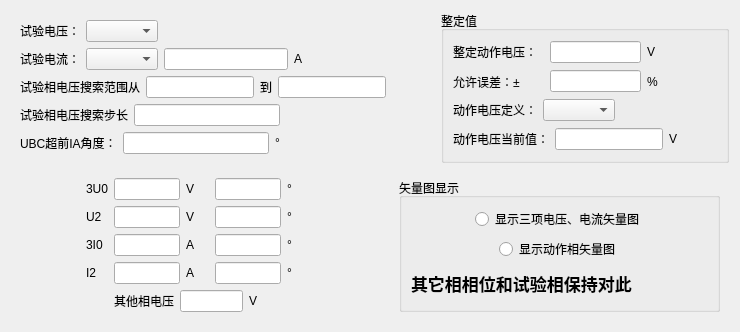
       <widget class="QWidget" name="tab_cdy">
        <attribute name="title">
         <string>测电压</string>
        </attribute>
        <layout class="QVBoxLayout" name="verticalLayout_21">
         <item>
          <layout class="QHBoxLayout" name="horizontalLayout_49">
           <item>
            <widget class="QWidget" name="widget_7" native="true">
             <layout class="QVBoxLayout" name="verticalLayout_16">
              <item>
               <layout class="QHBoxLayout" name="horizontalLayout_50">
                <item>
                 <widget class="QLabel" name="label_73">
                  <property name="text">
                   <string>试验电压：</string>
                  </property>
                 </widget>
                </item>
                <item>
                 <widget class="QComboBox" name="comboBox_9"/>
                </item>
                <item>
                 <spacer name="horizontalSpacer_71">
                  <property name="orientation">
                   <enum>Qt::Horizontal</enum>
                  </property>
                  <property name="sizeHint" stdset="0">
                   <size>
                    <width>40</width>
                    <height>20</height>
                   </size>
                  </property>
                 </spacer>
                </item>
               </layout>
              </item>
              <item>
               <layout class="QHBoxLayout" name="horizontalLayout_51">
                <item>
                 <widget class="QLabel" name="label_75">
                  <property name="text">
                   <string>试验电流：</string>
                  </property>
                 </widget>
                </item>
                <item>
                 <widget class="QComboBox" name="comboBox_10"/>
                </item>
                <item>
                 <widget class="QLineEdit" name="lineEdit_59"/>
                </item>
                <item>
                 <widget class="QLabel" name="label_76">
                  <property name="text">
                   <string>A</string>
                  </property>
                 </widget>
                </item>
                <item>
                 <spacer name="horizontalSpacer_49">
                  <property name="orientation">
                   <enum>Qt::Horizontal</enum>
                  </property>
                  <property name="sizeHint" stdset="0">
                   <size>
                    <width>40</width>
                    <height>20</height>
                   </size>
                  </property>
                 </spacer>
                </item>
               </layout>
              </item>
              <item>
               <layout class="QHBoxLayout" name="horizontalLayout_53">
                <item>
                 <widget class="QLabel" name="label_77">
                  <property name="text">
                   <string>试验相电压搜索范围从</string>
                  </property>
                 </widget>
                </item>
                <item>
                 <widget class="QLineEdit" name="lineEdit_43"/>
                </item>
                <item>
                 <widget class="QLabel" name="label_78">
                  <property name="text">
                   <string>到</string>
                  </property>
                 </widget>
                </item>
                <item>
                 <widget class="QLineEdit" name="lineEdit_44"/>
                </item>
                <item>
                 <spacer name="horizontalSpacer_50">
                  <property name="orientation">
                   <enum>Qt::Horizontal</enum>
                  </property>
                  <property name="sizeHint" stdset="0">
                   <size>
                    <width>40</width>
                    <height>20</height>
                   </size>
                  </property>
                 </spacer>
                </item>
               </layout>
              </item>
              <item>
               <layout class="QHBoxLayout" name="horizontalLayout_54">
                <item>
                 <widget class="QLabel" name="label_82">
                  <property name="text">
                   <string>试验相电压搜索步长</string>
                  </property>
                 </widget>
                </item>
                <item>
                 <widget class="QLineEdit" name="lineEdit_45"/>
                </item>
                <item>
                 <spacer name="horizontalSpacer_51">
                  <property name="orientation">
                   <enum>Qt::Horizontal</enum>
                  </property>
                  <property name="sizeHint" stdset="0">
                   <size>
                    <width>40</width>
                    <height>20</height>
                   </size>
                  </property>
                 </spacer>
                </item>
               </layout>
              </item>
              <item>
               <layout class="QHBoxLayout" name="horizontalLayout_55">
                <item>
                 <widget class="QLabel" name="label_83">
                  <property name="text">
                   <string>UBC超前IA角度：</string>
                  </property>
                 </widget>
                </item>
                <item>
                 <widget class="QLineEdit" name="lineEdit_46"/>
                </item>
                <item>
                 <widget class="QLabel" name="label_84">
                  <property name="text">
                   <string>°</string>
                  </property>
                 </widget>
                </item>
                <item>
                 <spacer name="horizontalSpacer_52">
                  <property name="orientation">
                   <enum>Qt::Horizontal</enum>
                  </property>
                  <property name="sizeHint" stdset="0">
                   <size>
                    <width>40</width>
                    <height>20</height>
                   </size>
                  </property>
                 </spacer>
                </item>
               </layout>
              </item>
             </layout>
            </widget>
           </item>
           <item>
            <widget class="QGroupBox" name="groupBox_7">
             <property name="title">
              <string>整定值</string>
             </property>
             <layout class="QVBoxLayout" name="verticalLayout_17" stretch="1,1,1,1">
              <item>
               <layout class="QHBoxLayout" name="horizontalLayout_56" stretch="3,3,1,0">
                <item>
                 <widget class="QLabel" name="label_85">
                  <property name="text">
                   <string>整定动作电压：</string>
                  </property>
                 </widget>
                </item>
                <item>
                 <widget class="QLineEdit" name="lineEdit_47"/>
                </item>
                <item>
                 <widget class="QLabel" name="label_86">
                  <property name="text">
                   <string>V</string>
                  </property>
                 </widget>
                </item>
                <item>
                 <spacer name="horizontalSpacer_53">
                  <property name="orientation">
                   <enum>Qt::Horizontal</enum>
                  </property>
                  <property name="sizeHint" stdset="0">
                   <size>
                    <width>40</width>
                    <height>20</height>
                   </size>
                  </property>
                 </spacer>
                </item>
               </layout>
              </item>
              <item>
               <layout class="QHBoxLayout" name="horizontalLayout_57" stretch="3,3,1,0">
                <item>
                 <widget class="QLabel" name="label_87">
                  <property name="text">
                   <string>允许误差：±</string>
                  </property>
                 </widget>
                </item>
                <item>
                 <widget class="QLineEdit" name="lineEdit_48"/>
                </item>
                <item>
                 <widget class="QLabel" name="label_88">
                  <property name="text">
                   <string>%</string>
                  </property>
                 </widget>
                </item>
                <item>
                 <spacer name="horizontalSpacer_54">
                  <property name="orientation">
                   <enum>Qt::Horizontal</enum>
                  </property>
                  <property name="sizeHint" stdset="0">
                   <size>
                    <width>40</width>
                    <height>20</height>
                   </size>
                  </property>
                 </spacer>
                </item>
               </layout>
              </item>
              <item>
               <layout class="QHBoxLayout" name="horizontalLayout_58">
                <item>
                 <widget class="QLabel" name="label_89">
                  <property name="text">
                   <string>动作电压定义：</string>
                  </property>
                 </widget>
                </item>
                <item>
                 <widget class="QComboBox" name="comboBox_11"/>
                </item>
                <item>
                 <spacer name="horizontalSpacer_55">
                  <property name="orientation">
                   <enum>Qt::Horizontal</enum>
                  </property>
                  <property name="sizeHint" stdset="0">
                   <size>
                    <width>40</width>
                    <height>20</height>
                   </size>
                  </property>
                 </spacer>
                </item>
               </layout>
              </item>
              <item>
               <layout class="QHBoxLayout" name="horizontalLayout_59">
                <item>
                 <widget class="QLabel" name="label_90">
                  <property name="text">
                   <string>动作电压当前值：</string>
                  </property>
                 </widget>
                </item>
                <item>
                 <widget class="QLineEdit" name="lineEdit_49"/>
                </item>
                <item>
                 <widget class="QLabel" name="label_91">
                  <property name="text">
                   <string>V</string>
                  </property>
                 </widget>
                </item>
                <item>
                 <spacer name="horizontalSpacer_56">
                  <property name="orientation">
                   <enum>Qt::Horizontal</enum>
                  </property>
                  <property name="sizeHint" stdset="0">
                   <size>
                    <width>40</width>
                    <height>20</height>
                   </size>
                  </property>
                 </spacer>
                </item>
               </layout>
              </item>
             </layout>
            </widget>
           </item>
          </layout>
         </item>
         <item>
          <layout class="QHBoxLayout" name="horizontalLayout_60">
           <item>
            <widget class="QWidget" name="widget_8" native="true">
             <layout class="QVBoxLayout" name="verticalLayout_18" stretch="1,1,1,1,1">
              <item>
               <layout class="QHBoxLayout" name="horizontalLayout_61" stretch="3,1,3,1,3,1,3">
                <item>
                 <spacer name="horizontalSpacer_57">
                  <property name="orientation">
                   <enum>Qt::Horizontal</enum>
                  </property>
                  <property name="sizeHint" stdset="0">
                   <size>
                    <width>40</width>
                    <height>20</height>
                   </size>
                  </property>
                 </spacer>
                </item>
                <item>
                 <widget class="QLabel" name="label_92">
                  <property name="text">
                   <string>3U0</string>
                  </property>
                 </widget>
                </item>
                <item>
                 <widget class="QLineEdit" name="lineEdit_50"/>
                </item>
                <item>
                 <widget class="QLabel" name="label_93">
                  <property name="text">
                   <string>V</string>
                  </property>
                 </widget>
                </item>
                <item>
                 <widget class="QLineEdit" name="lineEdit_51"/>
                </item>
                <item>
                 <widget class="QLabel" name="label_94">
                  <property name="text">
                   <string>°</string>
                  </property>
                 </widget>
                </item>
                <item>
                 <spacer name="horizontalSpacer_58">
                  <property name="orientation">
                   <enum>Qt::Horizontal</enum>
                  </property>
                  <property name="sizeHint" stdset="0">
                   <size>
                    <width>40</width>
                    <height>20</height>
                   </size>
                  </property>
                 </spacer>
                </item>
               </layout>
              </item>
              <item>
               <layout class="QHBoxLayout" name="horizontalLayout_62" stretch="3,1,3,1,3,1,3">
                <item>
                 <spacer name="horizontalSpacer_59">
                  <property name="orientation">
                   <enum>Qt::Horizontal</enum>
                  </property>
                  <property name="sizeHint" stdset="0">
                   <size>
                    <width>40</width>
                    <height>20</height>
                   </size>
                  </property>
                 </spacer>
                </item>
                <item>
                 <widget class="QLabel" name="label_95">
                  <property name="text">
                   <string>U2</string>
                  </property>
                 </widget>
                </item>
                <item>
                 <widget class="QLineEdit" name="lineEdit_52"/>
                </item>
                <item>
                 <widget class="QLabel" name="label_96">
                  <property name="text">
                   <string>V</string>
                  </property>
                 </widget>
                </item>
                <item>
                 <widget class="QLineEdit" name="lineEdit_53"/>
                </item>
                <item>
                 <widget class="QLabel" name="label_97">
                  <property name="text">
                   <string>°</string>
                  </property>
                 </widget>
                </item>
                <item>
                 <spacer name="horizontalSpacer_60">
                  <property name="orientation">
                   <enum>Qt::Horizontal</enum>
                  </property>
                  <property name="sizeHint" stdset="0">
                   <size>
                    <width>40</width>
                    <height>20</height>
                   </size>
                  </property>
                 </spacer>
                </item>
               </layout>
              </item>
              <item>
               <layout class="QHBoxLayout" name="horizontalLayout_63" stretch="3,1,3,1,3,1,3">
                <item>
                 <spacer name="horizontalSpacer_61">
                  <property name="orientation">
                   <enum>Qt::Horizontal</enum>
                  </property>
                  <property name="sizeHint" stdset="0">
                   <size>
                    <width>40</width>
                    <height>20</height>
                   </size>
                  </property>
                 </spacer>
                </item>
                <item>
                 <widget class="QLabel" name="label_98">
                  <property name="text">
                   <string>3I0</string>
                  </property>
                 </widget>
                </item>
                <item>
                 <widget class="QLineEdit" name="lineEdit_54"/>
                </item>
                <item>
                 <widget class="QLabel" name="label_99">
                  <property name="text">
                   <string>A</string>
                  </property>
                 </widget>
                </item>
                <item>
                 <widget class="QLineEdit" name="lineEdit_55"/>
                </item>
                <item>
                 <widget class="QLabel" name="label_100">
                  <property name="text">
                   <string>°</string>
                  </property>
                 </widget>
                </item>
                <item>
                 <spacer name="horizontalSpacer_62">
                  <property name="orientation">
                   <enum>Qt::Horizontal</enum>
                  </property>
                  <property name="sizeHint" stdset="0">
                   <size>
                    <width>40</width>
                    <height>20</height>
                   </size>
                  </property>
                 </spacer>
                </item>
               </layout>
              </item>
              <item>
               <layout class="QHBoxLayout" name="horizontalLayout_64" stretch="3,1,3,1,3,1,3">
                <item>
                 <spacer name="horizontalSpacer_63">
                  <property name="orientation">
                   <enum>Qt::Horizontal</enum>
                  </property>
                  <property name="sizeHint" stdset="0">
                   <size>
                    <width>40</width>
                    <height>20</height>
                   </size>
                  </property>
                 </spacer>
                </item>
                <item>
                 <widget class="QLabel" name="label_101">
                  <property name="text">
                   <string>I2</string>
                  </property>
                 </widget>
                </item>
                <item>
                 <widget class="QLineEdit" name="lineEdit_56"/>
                </item>
                <item>
                 <widget class="QLabel" name="label_102">
                  <property name="text">
                   <string>A</string>
                  </property>
                 </widget>
                </item>
                <item>
                 <widget class="QLineEdit" name="lineEdit_57"/>
                </item>
                <item>
                 <widget class="QLabel" name="label_103">
                  <property name="text">
                   <string>°</string>
                  </property>
                 </widget>
                </item>
                <item>
                 <spacer name="horizontalSpacer_64">
                  <property name="orientation">
                   <enum>Qt::Horizontal</enum>
                  </property>
                  <property name="sizeHint" stdset="0">
                   <size>
                    <width>40</width>
                    <height>20</height>
                   </size>
                  </property>
                 </spacer>
                </item>
               </layout>
              </item>
              <item>
               <layout class="QHBoxLayout" name="horizontalLayout_65" stretch="3,1,2,1,3">
                <item>
                 <spacer name="horizontalSpacer_65">
                  <property name="orientation">
                   <enum>Qt::Horizontal</enum>
                  </property>
                  <property name="sizeHint" stdset="0">
                   <size>
                    <width>40</width>
                    <height>20</height>
                   </size>
                  </property>
                 </spacer>
                </item>
                <item>
                 <widget class="QLabel" name="label_104">
                  <property name="text">
                   <string>其他相电压</string>
                  </property>
                 </widget>
                </item>
                <item>
                 <widget class="QLineEdit" name="lineEdit_58"/>
                </item>
                <item>
                 <widget class="QLabel" name="label_105">
                  <property name="text">
                   <string>V</string>
                  </property>
                 </widget>
                </item>
                <item>
                 <spacer name="horizontalSpacer_66">
                  <property name="orientation">
                   <enum>Qt::Horizontal</enum>
                  </property>
                  <property name="sizeHint" stdset="0">
                   <size>
                    <width>40</width>
                    <height>20</height>
                   </size>
                  </property>
                 </spacer>
                </item>
               </layout>
              </item>
             </layout>
            </widget>
           </item>
           <item>
            <widget class="QWidget" name="widget_9" native="true">
             <layout class="QVBoxLayout" name="verticalLayout_19">
              <item>
               <widget class="QGroupBox" name="groupBox_8">
                <property name="title">
                 <string>矢量图显示</string>
                </property>
                <layout class="QVBoxLayout" name="verticalLayout_20">
                 <item>
                  <layout class="QHBoxLayout" name="horizontalLayout_66">
                   <item>
                    <spacer name="horizontalSpacer_67">
                     <property name="orientation">
                      <enum>Qt::Horizontal</enum>
                     </property>
                     <property name="sizeHint" stdset="0">
                      <size>
                       <width>40</width>
                       <height>20</height>
                      </size>
                     </property>
                    </spacer>
                   </item>
                   <item>
                    <widget class="QRadioButton" name="radioButton_5">
                     <property name="text">
                      <string>显示三项电压、电流矢量图</string>
                     </property>
                    </widget>
                   </item>
                   <item>
                    <spacer name="horizontalSpacer_68">
                     <property name="orientation">
                      <enum>Qt::Horizontal</enum>
                     </property>
                     <property name="sizeHint" stdset="0">
                      <size>
                       <width>40</width>
                       <height>20</height>
                      </size>
                     </property>
                    </spacer>
                   </item>
                  </layout>
                 </item>
                 <item>
                  <layout class="QHBoxLayout" name="horizontalLayout_67">
                   <item>
                    <spacer name="horizontalSpacer_69">
                     <property name="orientation">
                      <enum>Qt::Horizontal</enum>
                     </property>
                     <property name="sizeHint" stdset="0">
                      <size>
                       <width>40</width>
                       <height>20</height>
                      </size>
                     </property>
                    </spacer>
                   </item>
                   <item>
                    <widget class="QRadioButton" name="radioButton_6">
                     <property name="text">
                      <string>显示动作相矢量图</string>
                     </property>
                    </widget>
                   </item>
                   <item>
                    <spacer name="horizontalSpacer_70">
                     <property name="orientation">
                      <enum>Qt::Horizontal</enum>
                     </property>
                     <property name="sizeHint" stdset="0">
                      <size>
                       <width>40</width>
                       <height>20</height>
                      </size>
                     </property>
                    </spacer>
                   </item>
                  </layout>
                 </item>
                 <item>
                  <widget class="QLabel" name="label_106">
                   <property name="font">
                    <font>
                     <pointsize>13</pointsize>
                     <bold>true</bold>
                    </font>
                   </property>
                   <property name="text">
                    <string>其它相相位和试验相保持对此</string>
                   </property>
                  </widget>
                 </item>
                </layout>
               </widget>
              </item>
             </layout>
            </widget>
           </item>
          </layout>
         </item>
        </layout>
       </widget>
